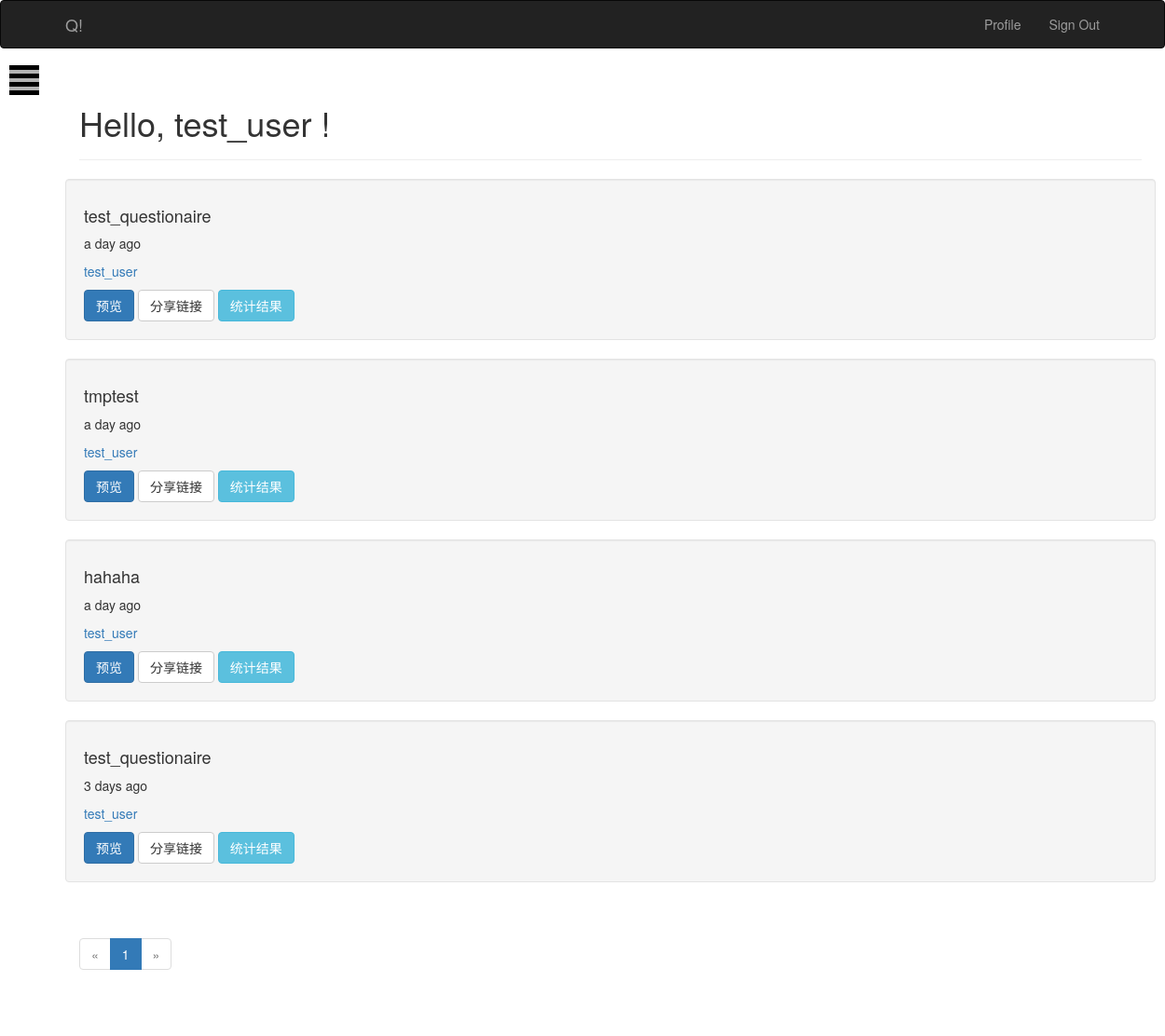
Before: / (signed in) with the older database file.
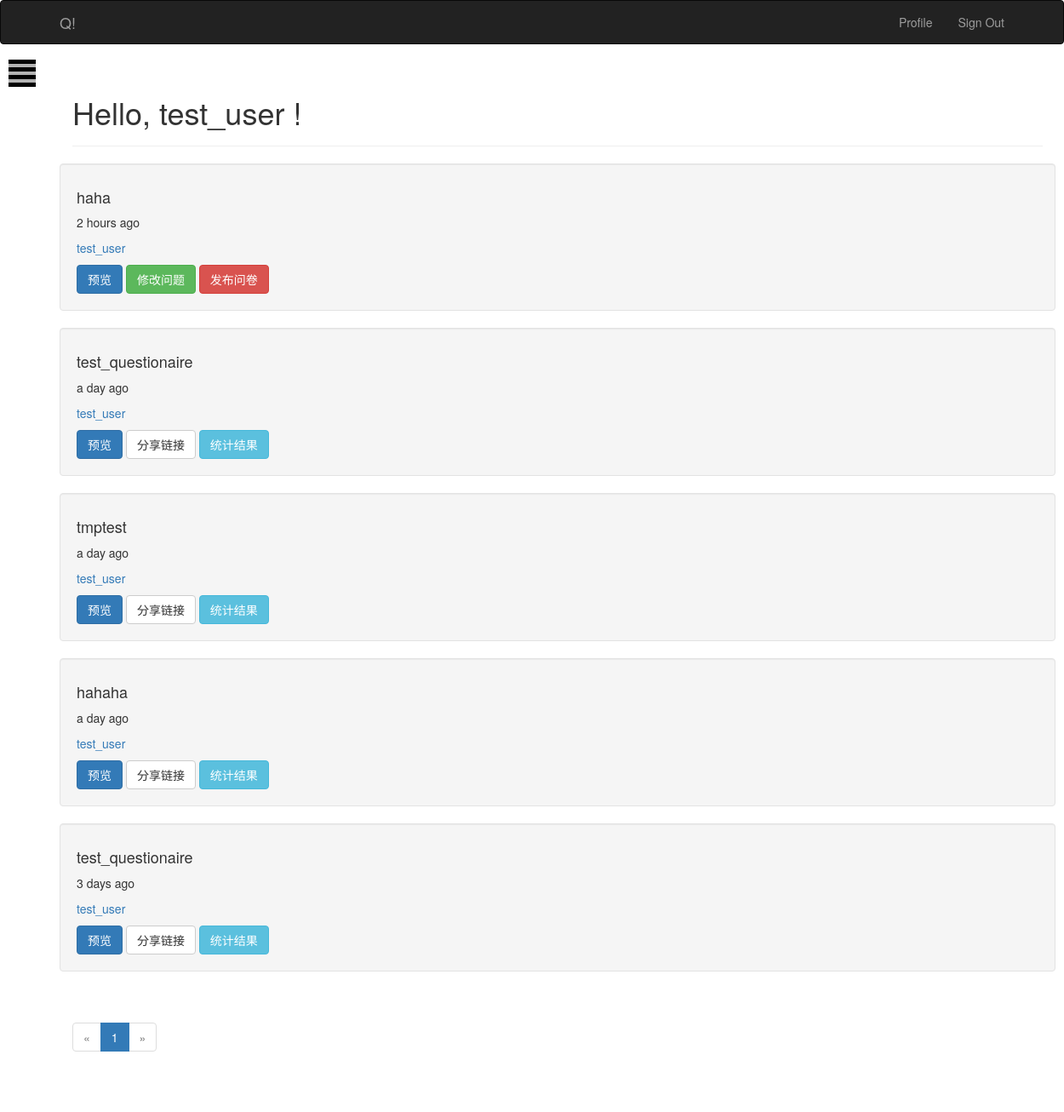
After: the same page with the newer database file.
### app/models.py (models this page shows, shortened)
class Questionaire(db.Model):
    __tablename__ = "questionaires"
    id = db.Column(db.Integer, primary_key=True)
    title = db.Column(db.String(20))
    description = db.Column(db.Text())
    timestamp = db.Column(db.DateTime, index=True, default=datetime.utcnow)
    author_id = db.Column(db.Integer, db.ForeignKey('users.id'))
    questions = db.relationship('Question', backref="questionaire", lazy="dynamic")
    releases = db.relationship('QuestionaireRelease', backref="questionaire", lazy="dynamic")

class User(UserMixin, db.Model):
    __tablename__ = 'users'
    id = db.Column(db.Integer, primary_key=True)
    email = db.Column(db.String(64), unique=True, index=True)
    username = db.Column(db.String(64), unique=True)
    name = db.Column(db.String(64))
    location = db.Column(db.String(64))
    about_me = db.Column(db.Text())
    member_since = db.Column(db.DateTime(), default=datetime.utcnow)
    last_seen = db.Column(db.DateTime(), default=datetime.utcnow)
    confirmed = db.Column(db.Boolean, default=False)
    password_hash = db.Column(db.String(128))
    role_id = db.Column(db.Integer, db.ForeignKey('roles.id'))
    questionaires = db.relationship('Questionaire', backref="author", lazy="dynamic")
    posts = db.relationship('Post', backref="author", lazy="dynamic")
    @property
    def password(self):
        raise AttributeError('password is not a readable attribute')
    def ping(self):
        self.last_seen = datetime.utcnow()
        db.session.add(self)
    def is_anonymous(self):
        return False

### app/main/views.py (the view)
@main.route('/', methods=['GET', 'POST'])
def index():
    page = request.args.get('page', 1, type=int)
    if current_user.is_anonymous() == False:
        pagination = Questionaire.query.order_by(Questionaire.timestamp.desc()).filter_by(author=current_user._get_current_object()).paginate(
            page, per_page=current_app.config['FLASK_POSTS_PER_PAGE'],
            error_out=False
        )
        questionaires = pagination.items
        return render_template('index.html', current_time=datetime.utcnow(), questionaires=questionaires, pagination=pagination)
    return render_template('anonymous.html')

### app/auth/views.py (called while the page is built)
@auth.before_app_request
def before_request():
    if current_user.is_authenticated:
        current_user.ping()
        if not current_user.confirmed \
            and request.endpoint[:5] != 'auth.':
            return redirect(url_for('auth.unconfirmed'))

### app/main/__init__.py (called while the page is built)
@main.app_context_processor
def inject_permission():
    return dict(Permission=Permission)

### app/models.py (called while the page is built)
@login_manager.user_loader
def load_user(user_id):
    return User.query.get(int(user_id))

### app/templates/index.html (shortened to what this page needs)
{% extends 'base.html' %}
{% import "bootstrap/wtf.html" as wtf %}
{% import "_macros.html" as macros %}
{% block head%}
{{super()}}
{% endblock %}
{% block page_content %}
    <div class="page-header">
        <h1>Hello,
            {% if current_user.is_authenticated %}
                {{ current_user.username }}
            {% else %}
                Stranger
            {% endif %}!
        </h1>
    </div>
{% include '_posts.html' %}
<div class="pagination">
    {{ macros.pagination_widget(pagination, '.index') }}
</div>
{% endblock page_content %}
{% block content %}
{{super()}}
<div id="wrapper">
      <div id="page-content-wrapper">
        <button type="button" class="hamburger is-closed animated fadeInLeft" data-toggle="offcanvas">
          <span class="hamb-top"></span>
          <span class="hamb-middle"></span>
          <span class="hamb-bottom"></span>
        </button>
      </div>
</div>
{% endblock content %}

### app/templates/_posts.html
<div class="row">
    {% for questionaire in questionaires %}
    <div class="card well">
        <div class="card-body">
            <h4 class="card-title">{{ questionaire.title }}</h4>
            <p class="card-text">{{ moment(questionaire.timestamp).fromNow() }}</p>
            <p class="card-text"><a href="{{ url_for('.user', username=questionaire.author.username) }}">{{ questionaire.author.username }}</a></p>
        </div>
        <div class="questionaire-body">
            <div class="questionaire-footer">
                <a href="{{url_for('main.questionaire', id=questionaire.id)}}">
                    <span class="btn btn-primary">预览</span>
                </a>
                {% if current_user == questionaire.author %}
                    {% if questionaire.releases[0] %}
                    <span class="btn btn-default" id="questionaire_{{questionaire.id}}.copylink" onclick="copy(this)">分享链接</span>
                    <a href="{{ url_for('main.analyse_questionaire', id=questionaire.id) }}">
                        <span class="btn btn-info">统计结果</span>
                    </a>
                    {% else %}
                    <a href="{{ url_for('main.create_question', id=questionaire.id) }}">
                        <span class="btn btn-success">修改问题</span>
                    </a>
                    <a href="{{ url_for('main.release_questionaire', id=questionaire.id) }}">
                        <span class="btn btn-danger">发布问卷</span>
                    </a>
                    {% endif %}
                {% endif %}
            </div>
        </div>
    </div>
    {% endfor %}
</div>

Changed rows visible on the page:
added Questionaire: title "haha", timestamp "2 hours ago", author.username "test_user"
